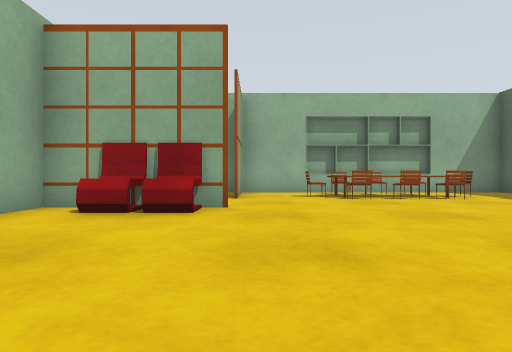
[1] (above)

12 first-person views from a walk through a Gazebo world. The camera is 0.5 m above the floor, looks level and sees 75° across. The floor is counted in squares, 1 m on a side. Each view is taken from the middle of a square. On the plan, view 1 faces up. The plan holds only what a view shows up to about 9 squares ahead; the rest is blank.

[2]
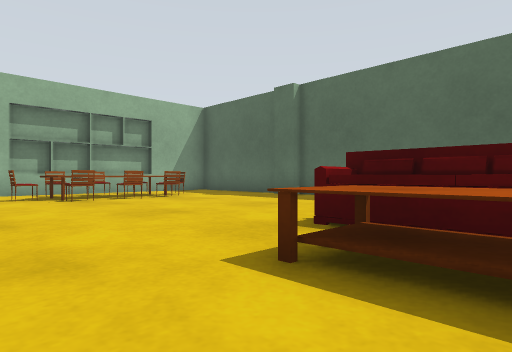

[3]
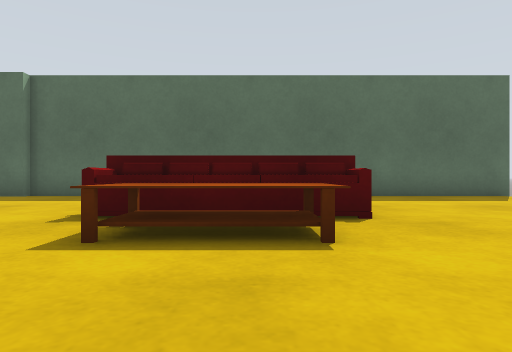

[4]
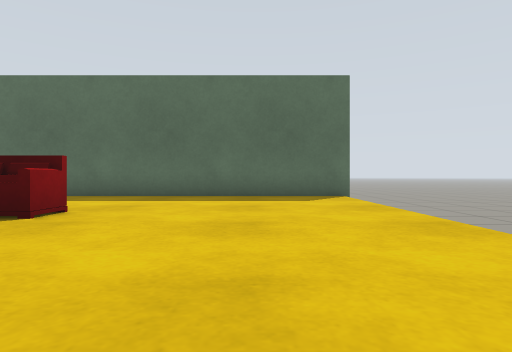

[5]
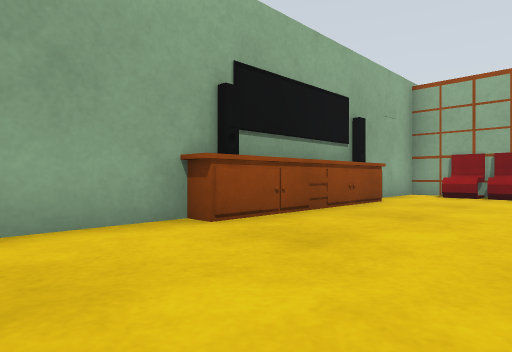

[6]
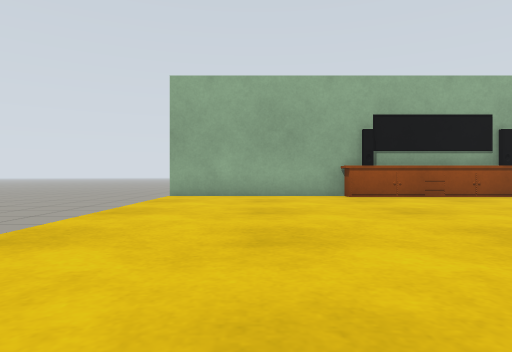

[7]
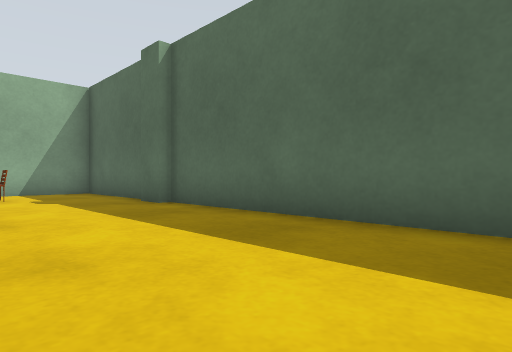

[8]
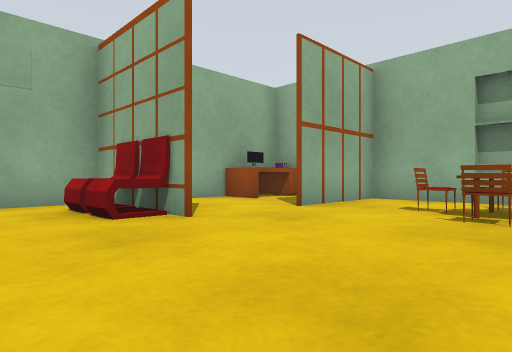

[9]
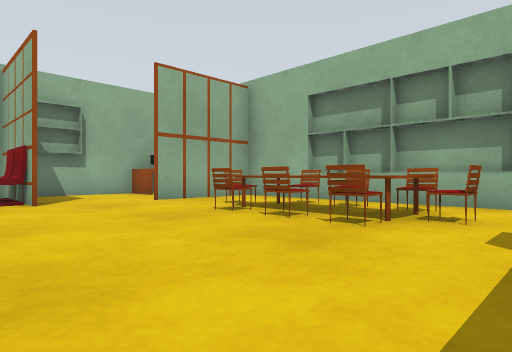

[10]
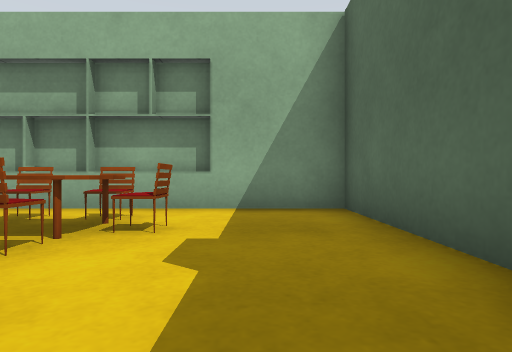

[11]
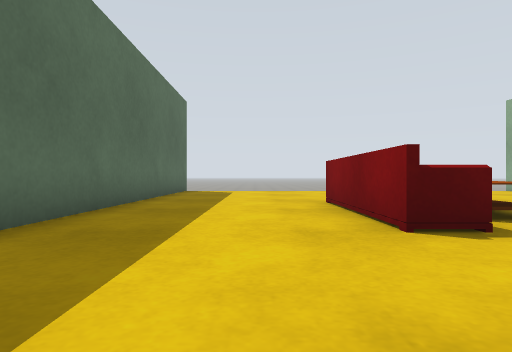

[12]
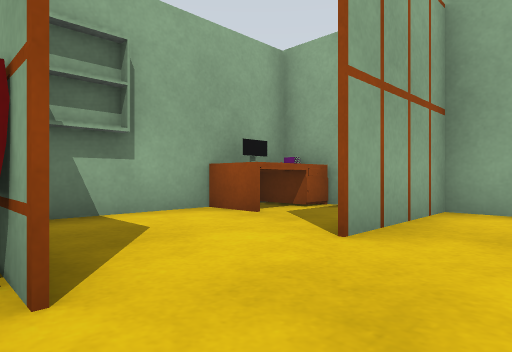

### Floor plan
Key: @ floor where view 1 was taken; # wall or solid block; x gap in a wall; . floor; = window, fence, low wall or low ledge; v drop or lower ground.
Columns run from 4 left of view 1 to 8 right of it. Each row starts with its distance up from view 1.
 10  ###vv######
  9  #=.##===...#
  8 #...#=###=..#
  7 #.....===...#
  6  #.........#
  5  ###........#
  4 #...........#
  3 #...........#
  2  #.....=....#
  1  #....##....#
  0  #..@.##....#
 -1  #.....=....#
 -2  #..........#
 -3 #...........#
 -4 #...........#
 -5 #...........#
 -6 x...........#
 -7 vvvvvv vvvvvv

Positions as (right, up) in squares from view 1, and headings:
1: (0, 0), facing up
2: (0, 0), facing up-right
3: (-1, 0), facing right
4: (-1, -4), facing right
5: (0, -4), facing up-left
6: (5, -4), facing left
7: (4, 0), facing up-right
8: (3, 3), facing up-left
9: (6, 4), facing up-left
10: (6, 5), facing up
11: (5, 5), facing down
12: (1, 5), facing up-left
